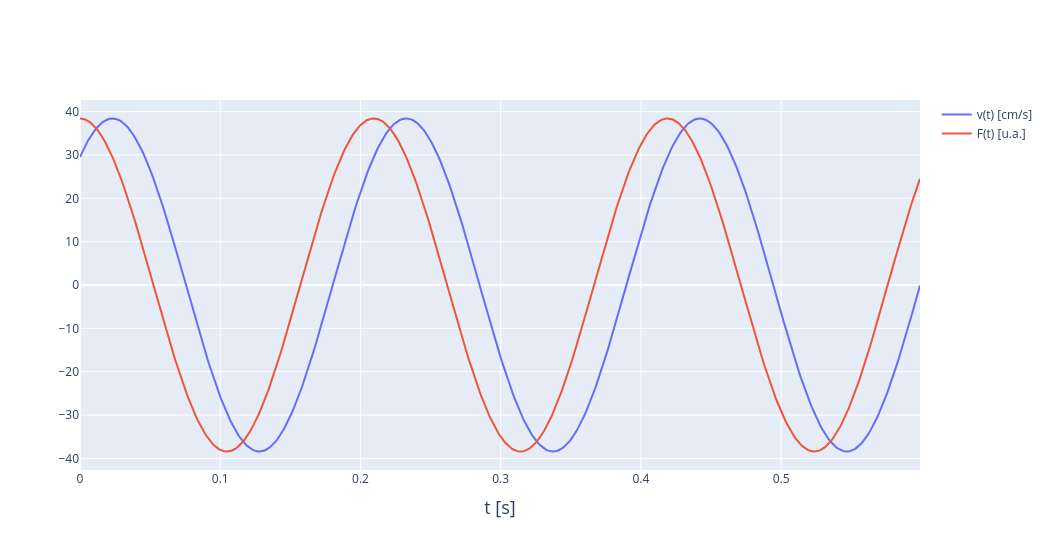

Write notebook code for a chart like this one.
### Code cell
fig = go.Figure()
fig.update_layout(showlegend=True, width=1050, height=550)
fig.update_yaxes(automargin=False)
fig.update_xaxes(title_text='t [s]', titlefont=dict(size=18))
# fig.update_yaxes(title_text='v [u.a.]', titlefont=dict(size=18), title_standoff = 0)
# fig.update_yaxes(showticklabels=False)
# fig.update_yaxes(range = [-1,1])

ts = np.arange(0,0.6,0.001)
fig.add_trace(
    go.Scatter(
            mode='lines',
            name="v(t) [cm/s]",
            x=ts,
            y=[s.vest(t)*100 for t in ts]
        )
)
fig.add_trace(
    go.Scatter(
            mode='lines',
            name="F(t) [u.a.]",
            x=ts,
            y=[s.F(t)*100*s.w*s.Aest/s.F0 + 0 for t in ts]
        )
)

### Figure 1 — Plotly figure (JSON) as saved in the notebook; plotly's stock layout.template omitted (floating-point values rounded to 4 significant figures; data arrays with more than 128 entries replaced by an {"elided": "..."} marker saying what was removed)
{"data": [{"mode": "lines", "name": "v(t) [cm/s]", "type": "scatter", "x": {"elided": "600 float values"}, "y": {"elided": "600 float values"}}, {"mode": "lines", "name": "F(t) [u.a.]", "type": "scatter", "x": {"elided": "600 float values"}, "y": {"elided": "600 float values"}}], "layout": {"height": 550, "showlegend": true, "width": 1050, "xaxis": {"title": {"font": {"size": 18}, "text": "t [s]"}}, "yaxis": {"automargin": false}}}
